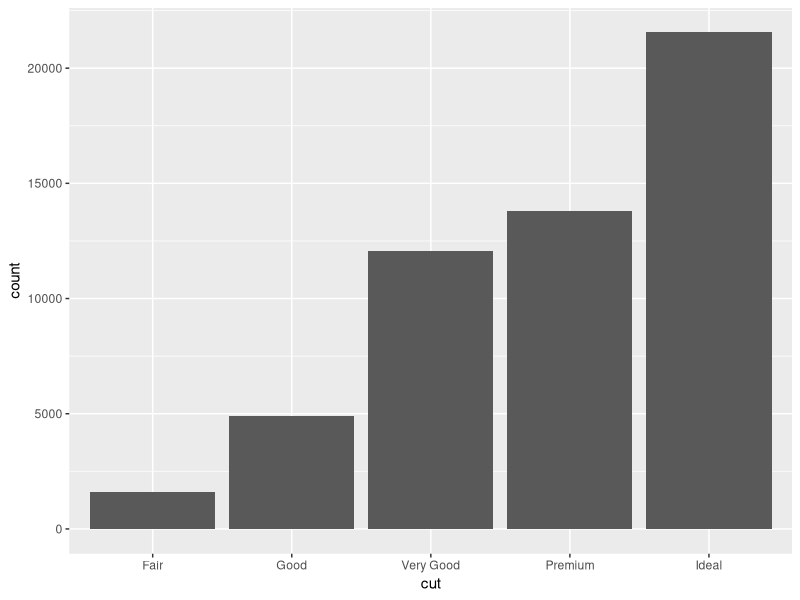
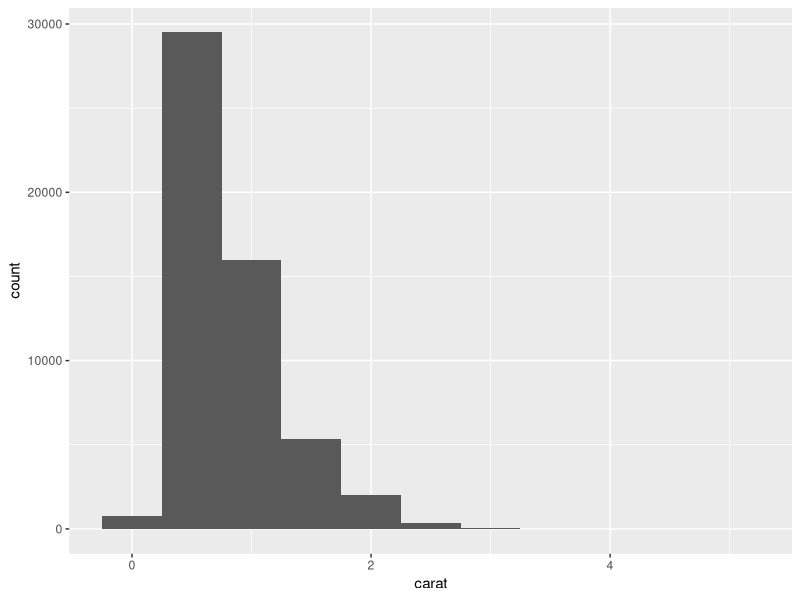
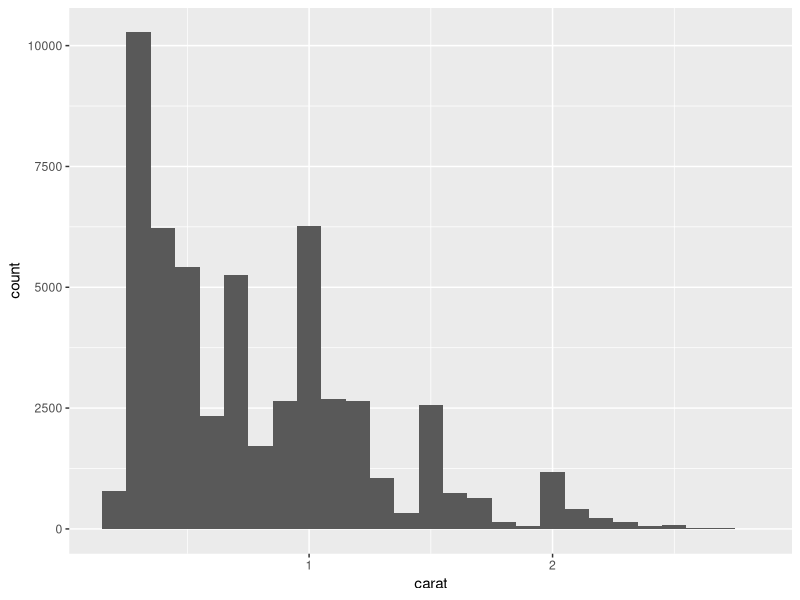
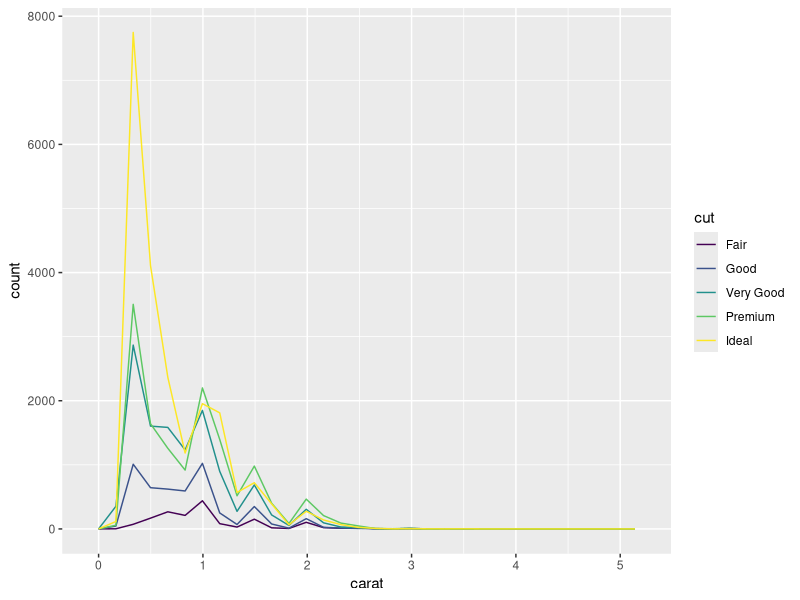
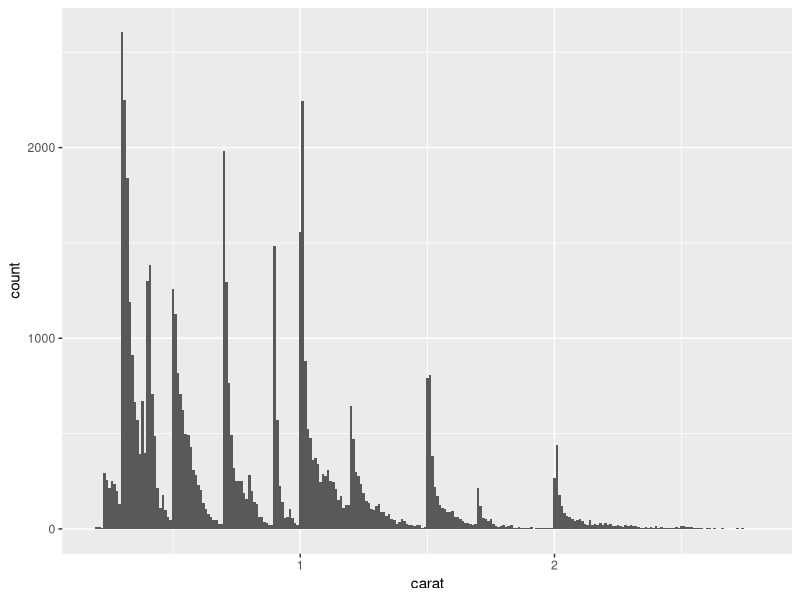
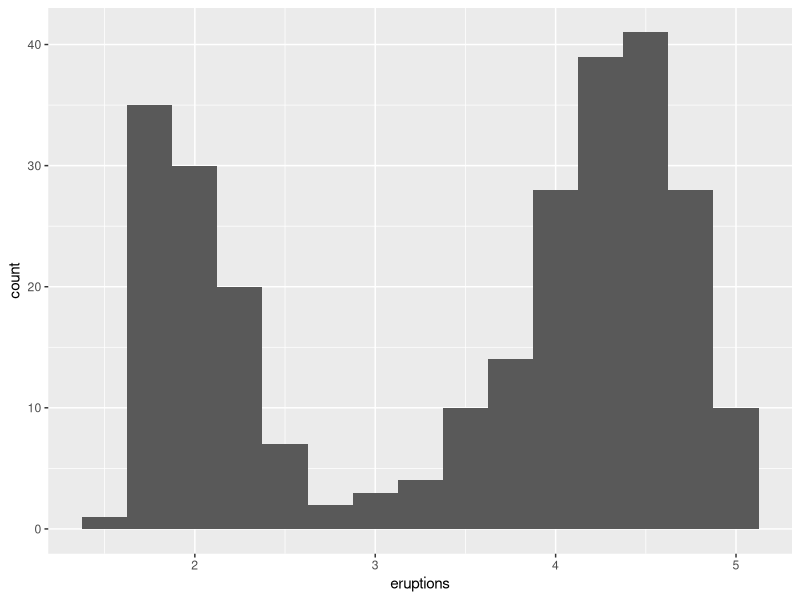
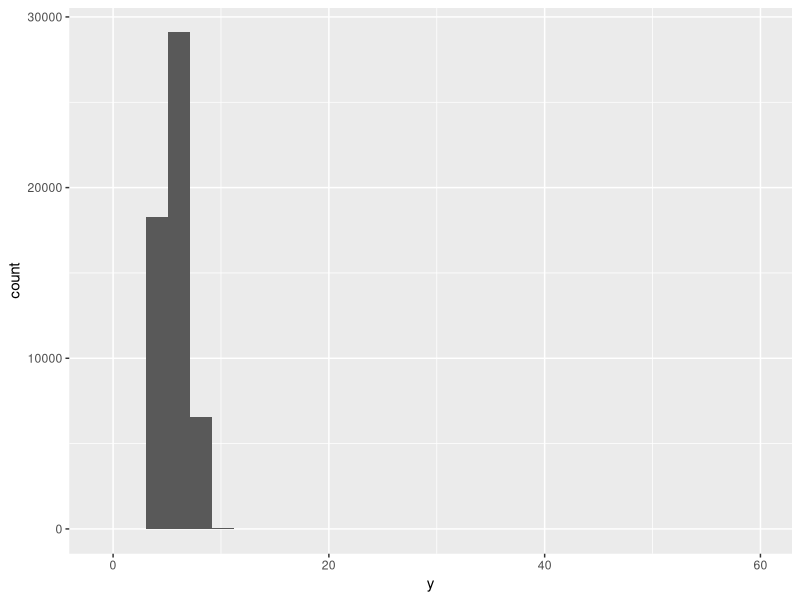
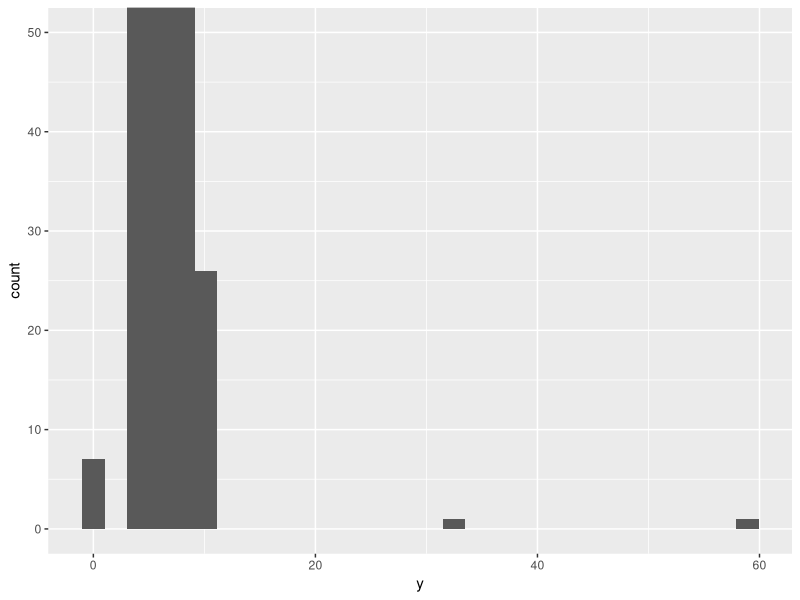

R code for these plots, in order:
## ---- chunk 1
library(tidyverse)
## ---- chunk 2
diamonds

ggplot(data = diamonds) + geom_bar(mapping = aes(x = cut))
## ---- chunk 3
diamonds %>%
  count(cut)
## ---- chunk 4
ggplot(data = diamonds) + geom_histogram(mapping = aes(x = carat), binwidth = 0.5)
## ---- chunk 5
diamonds %>%
  count(cut_width(carat, 0.5))
## ---- chunk 6
smaller <- diamonds %>%
  filter(carat < 3)

ggplot(data = smaller) + geom_histogram(mapping = aes(x = carat), binwidth = 0.1)
## ---- chunk 7
ggplot(data = diamonds) + geom_freqpoly(mapping = aes(x = carat, color = cut), banwidth = 0.1)
## ---- chunk 8
ggplot(data = smaller) + geom_histogram(mapping = aes(x = carat), binwidth = 0.01)
## ---- chunk 9
ggplot(data = faithful) + geom_histogram(mapping = aes(x = eruptions), binwidth = 0.25)
## ---- chunk 10
ggplot(data = diamonds) + geom_histogram(mapping = aes(x = y), bindwidth = 0.5)
## ---- chunk 11
ggplot(data = diamonds) + geom_histogram(mapping = aes(x = y), bindwidth = 0.5) + coord_cartesian(ylim = c(0, 50))
## ---- chunk 12

## ---- chunk 13
unusual <- diamonds %>%
  filter(y < 3 | y > 20) %>%
  select(price, x, y, z) %>%
  arrange(y)

unusual
## ---- chunk 14

## ---- chunk 15

## ---- chunk 16
diamonds2 <- diamonds %>%
  mutate(y = ifelse(y < 3 | y > 20, NA, y))
## ---- chunk 17
ggplot(data = diamonds2) + geom_point(mapping = aes(x = x, y = y))
## ---- chunk 18

## ---- chunk 19
ggplot(data = diamonds) + geom_freqpoly(mapping = aes(x = price, color = cut), binwidth = 500)
## ---- chunk 20
ggplot(diamonds) + 
  geom_bar(mapping = aes(x = cut)) 
## ---- chunk 21
ggplot(data = diamonds) + geom_freqpoly(mapping = aes(x = price, y = ..density.., color = cut), bindwidth = 500)
## ---- chunk 22
ggplot(data = diamonds, mapping = aes(x = cut, y = price)) +
  geom_boxplot()
## ---- chunk 23
ggplot(data = mpg, mapping = aes(x = class, y = hwy)) + geom_boxplot()
## ---- chunk 24
ggplot(data = mpg) + geom_boxplot(mapping = aes(x = reorder(class, hwy, FUN = median), y = hwy))
## ---- chunk 25
ggplot(data = mpg) + geom_boxplot(mapping = aes(x = reorder(class, hwy, FUN = median), y = hwy)) + coord_flip()
## ---- chunk 26
ggplot(diamonds, aes(x = cut, y = color)) + geom_count()
## ---- chunk 27
diamonds %>%
  count(color, cut)
## ---- chunk 28
diamonds %>%
  count(color, cut) %>%
  ggplot(aes(x = color, y = cut)) + 
  geom_tile(mapping = aes(fill = n))
## ---- chunk 29
ggplot(data = diamonds) +
  geom_point(mapping = aes(x = carat, y = price))
## ---- chunk 30
ggplot(data = diamonds) +
  geom_point(mapping = aes(x = carat, y = price), alpha = 1/100)
## ---- chunk 31
ggplot(smaller, aes(x = carat, y = price)) + geom_bin2d()
## ---- chunk 32
ggplot(smaller, aes(x = carat, y = price)) + geom_boxplot(aes(group = cut_width(carat, 0.1)))
## ---- chunk 33
ggplot(data = smaller, mapping = aes(x = carat, y = price)) + geom_boxplot(mapping = aes(group = cut_number(carat, 20)))
## ---- chunk 34

## ---- chunk 35

## ---- chunk 36

## ---- chunk 37

